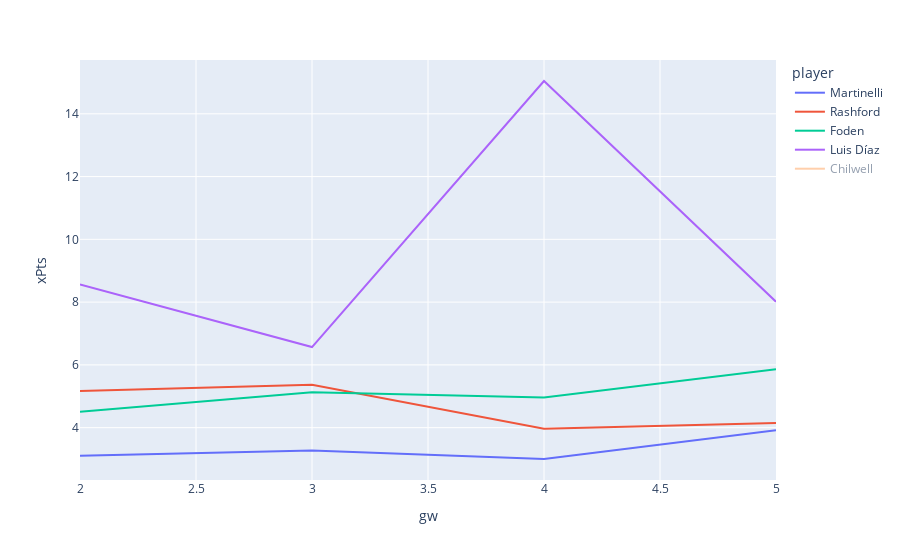

Notebook code cell kept with this figure:
### Code cell
data = []

for p in players_out + players_in:
    for gw in range(api.current_gw+1,api.current_gw+5):
        opponent = p.team_obj.get_opponent(gw)
        data.append(dict(
            player=p.name,
            xPts=p.expected_points(gw=gw),
            gw=gw,
            opponent=opponent.shortname,
        ))

fig = px.line(data,x='gw',y='xPts',color='player',)
        
fig.show()

### Figure 1 — Plotly figure (JSON) as saved in the notebook; plotly's stock layout.template omitted (floating-point values rounded to 4 significant figures)
{"data": [{"hovertemplate": "player=Martinelli<br>gw=%{x}<br>xPts=%{y}<extra></extra>", "legendgroup": "Martinelli", "line": {"color": "#636efa", "dash": "solid"}, "marker": {"symbol": "circle"}, "mode": "lines", "name": "Martinelli", "orientation": "v", "showlegend": true, "type": "scatter", "x": [2, 3, 4, 5], "xaxis": "x", "y": [3.108, 3.275, 3.002, 3.921], "yaxis": "y"}, {"hovertemplate": "player=Rashford<br>gw=%{x}<br>xPts=%{y}<extra></extra>", "legendgroup": "Rashford", "line": {"color": "#EF553B", "dash": "solid"}, "marker": {"symbol": "circle"}, "mode": "lines", "name": "Rashford", "orientation": "v", "showlegend": true, "type": "scatter", "x": [2, 3, 4, 5], "xaxis": "x", "y": [5.172, 5.369, 3.966, 4.148], "yaxis": "y"}, {"hovertemplate": "player=Foden<br>gw=%{x}<br>xPts=%{y}<extra></extra>", "legendgroup": "Foden", "line": {"color": "#00cc96", "dash": "solid"}, "marker": {"symbol": "circle"}, "mode": "lines", "name": "Foden", "orientation": "v", "showlegend": true, "type": "scatter", "x": [2, 3, 4, 5], "xaxis": "x", "y": [4.507, 5.128, 4.964, 5.861], "yaxis": "y"}, {"hovertemplate": "player=Luis Díaz<br>gw=%{x}<br>xPts=%{y}<extra></extra>", "legendgroup": "Luis Díaz", "line": {"color": "#ab63fa", "dash": "solid"}, "marker": {"symbol": "circle"}, "mode": "lines", "name": "Luis Díaz", "orientation": "v", "showlegend": true, "type": "scatter", "visible": true, "x": [2, 3, 4, 5], "xaxis": "x", "y": [8.565, 6.567, 15.04, 8.012], "yaxis": "y"}, {"hovertemplate": "player=Chilwell<br>gw=%{x}<br>xPts=%{y}<extra></extra>", "legendgroup": "Chilwell", "line": {"color": "#FFA15A", "dash": "solid"}, "marker": {"symbol": "circle"}, "mode": "lines", "name": "Chilwell", "orientation": "v", "showlegend": true, "type": "scatter", "visible": "legendonly", "x": [2, 3, 4, 5], "xaxis": "x", "y": [5.334, 8.641, 6.145, 5.602], "yaxis": "y"}], "layout": {"autosize": true, "legend": {"title": {"text": "player"}, "tracegroupgap": 0}, "margin": {"t": 60}, "xaxis": {"anchor": "y", "autorange": true, "domain": [0, 1], "range": [2, 5], "title": {"text": "gw"}, "type": "linear"}, "yaxis": {"anchor": "x", "autorange": true, "domain": [0, 1], "range": [2.333, 15.71], "title": {"text": "xPts"}, "type": "linear"}}}
